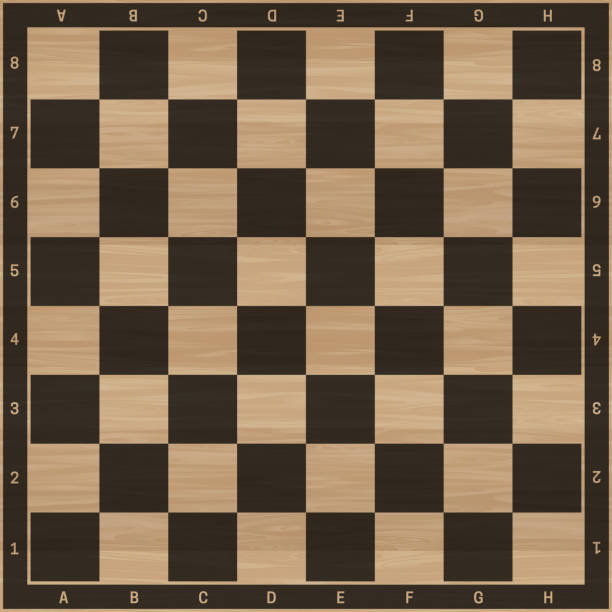
#> input picture state2.jpg, 612 x 612 px
$ python test0_1Vz9376.py
#> lines starting #> are read from the running program, lines starting #| are printed output that depends on the picture; after the words box and inside, x2 and y2 are one past the last pixel; in counts of white or black regions, pixels touching at a corner belong together
import cv2
import numpy as np

def detect_chessboard(image):
    """Detect the chessboard and perform perspective correction."""
    gray = cv2.cvtColor(image, cv2.COLOR_BGR2GRAY)
    blur = cv2.GaussianBlur(gray, (5, 5), 0)
    edges = cv2.Canny(blur, 50, 150)

    # Find contours
    contours, _ = cv2.findContours(edges, cv2.RETR_EXTERNAL, cv2.CHAIN_APPROX_SIMPLE)

    # Sort by largest area (assuming the chessboard is the largest rectangle)
    contours = sorted(contours, key=cv2.contourArea, reverse=True)
    for contour in contours:
        approx = cv2.approxPolyDP(contour, 0.02 * cv2.arcLength(contour, True), True)
        if len(approx) == 4:  # If the contour has 4 points, assume it's the chessboard
            return approx.reshape((4, 2))

    return None

def warp_chessboard(image, corners):
    """Apply perspective transformation to get a top-down view of the chessboard."""
    # Define the target 8x8 grid size
    side_length = 400  # Adjust as needed
    pts1 = np.float32(corners)
    pts2 = np.float32([[0, 0], [side_length, 0], [side_length, side_length], [0, side_length]])

    # Perspective transformation
    matrix = cv2.getPerspectiveTransform(pts1, pts2)
    warped = cv2.warpPerspective(image, matrix, (side_length, side_length))
    return warped

def annotate_chessboard(image):
    """Annotate the chessboard with cell names."""
    rows, cols = 8, 8
    cell_size = image.shape[0] // rows  # Assuming the image is square

    annotated_image = image.copy()
    font = cv2.FONT_HERSHEY_SIMPLEX
    font_scale = 0.5
    thickness = 1
    color = (0, 255, 0)  # Green for annotations

    for row in range(rows):
        for col in range(cols):
            # Calculate cell coordinates
            x_start, y_start = col * cell_size, row * cell_size
            x_end, y_end = (col + 1) * cell_size, (row + 1) * cell_size

            # Get chessboard notation
            column_letter = chr(ord('a') + col)
            row_number = 8 - row
            cell_name = f"{column_letter}{row_number}"

            # Annotate the cell
            text_size = cv2.getTextSize(cell_name, font, font_scale, thickness)[0]
            text_x = x_start + (cell_size - text_size[0]) // 2
            text_y = y_start + (cell_size + text_size[1]) // 2
            cv2.putText(annotated_image, cell_name, (text_x, text_y), font, font_scale, color, thickness)

    return annotated_image

def main():
    # Read the input image
    image = cv2.imread("state2.jpg")
#> image is the input picture: shape (612, 612, 3); mean B, G, R 73.9, 95.9, 115.9
    if image is None:
        print("Failed to load image.")
        return

    # Detect the chessboard
    corners = detect_chessboard(image)
#> in detect_chessboard, `gray = cv2.cvtColor(image, cv2.COLOR_BGR2GRAY)`:
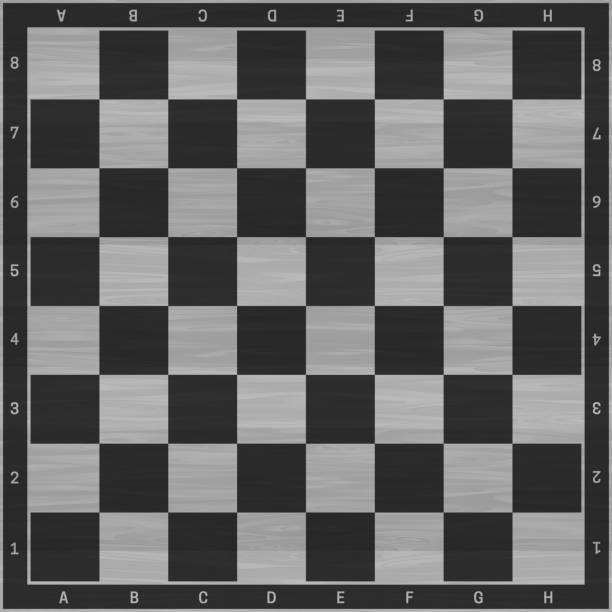
#> gray: shape (612, 612); min 16, max 203, mean 99.5
#> in detect_chessboard, `edges = cv2.Canny(blur, 50, 150)`:
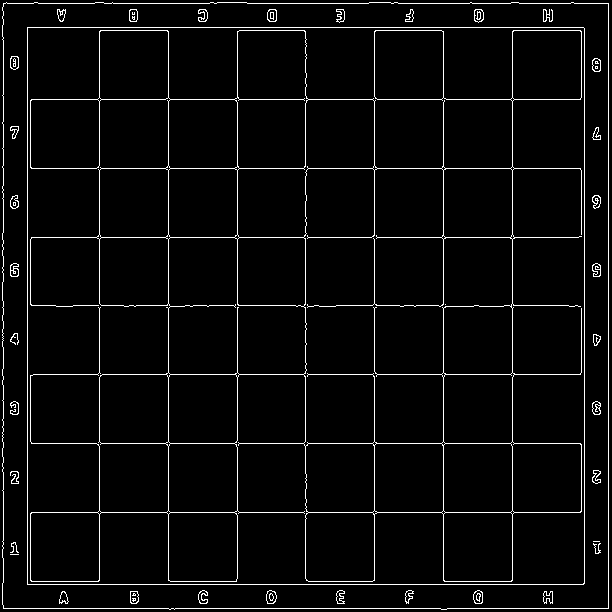
#> edges: shape (612, 612); 4% white in thin lines or dots
#> in detect_chessboard, `contours, _ = cv2.findContours(edges, cv2.RETR_EXTERNAL, cv2.CHAIN_APP..`: contours = 1 contour; box (x1, y1, x2, y2) and area: (2, 2, 609, 610) 366290
#> the loop in detect_chessboard, `for contour in contours:` made 1 pass
#> approx on pass 1: [[3, 3], [3, 608], [608, 608], [608, 3]]
#> corners = [[3, 3], [3, 608], [608, 608], [608, 3]]
    if corners is None:
        print("Chessboard not detected.")
        return

    # Warp the chessboard for a top-down view
    warped = warp_chessboard(image, corners)
#> in warp_chessboard, `matrix = cv2.getPerspectiveTransform(pts1, pts2)`: matrix = [[-1.7e-17, 0.661, -1.98], [0.661, -1.22e-19, -1.98], [6.15e-20, 0, 1]]
#> in warp_chessboard, `warped = cv2.warpPerspective(image, matrix, (side_length, side_length))`:
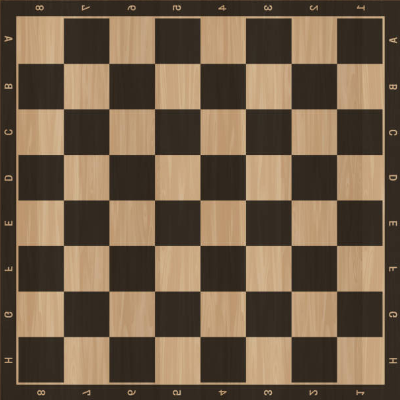
#> warped: shape (400, 400, 3); mean B, G, R 73, 94.8, 114.6

    # Annotate the chessboard
    annotated = annotate_chessboard(warped)
#> after the loop in annotate_chessboard, `for row in range(rows):`:
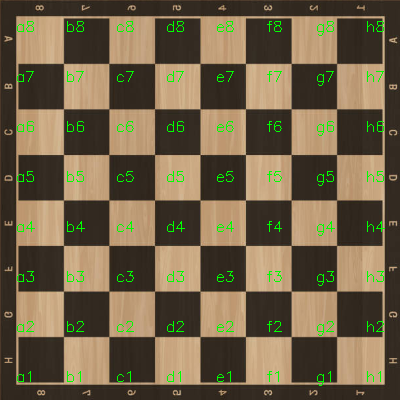
#> annotated_image: shape (400, 400, 3); 1.9% of pixels changed, all inside (x1, y1, x2, y2) = (17, 21, 385, 386)

    # Show the annotated chessboard
    cv2.imshow("Annotated Chessboard", annotated)
    cv2.waitKey(0)
    cv2.destroyAllWindows()

if __name__ == "__main__":
    main()
